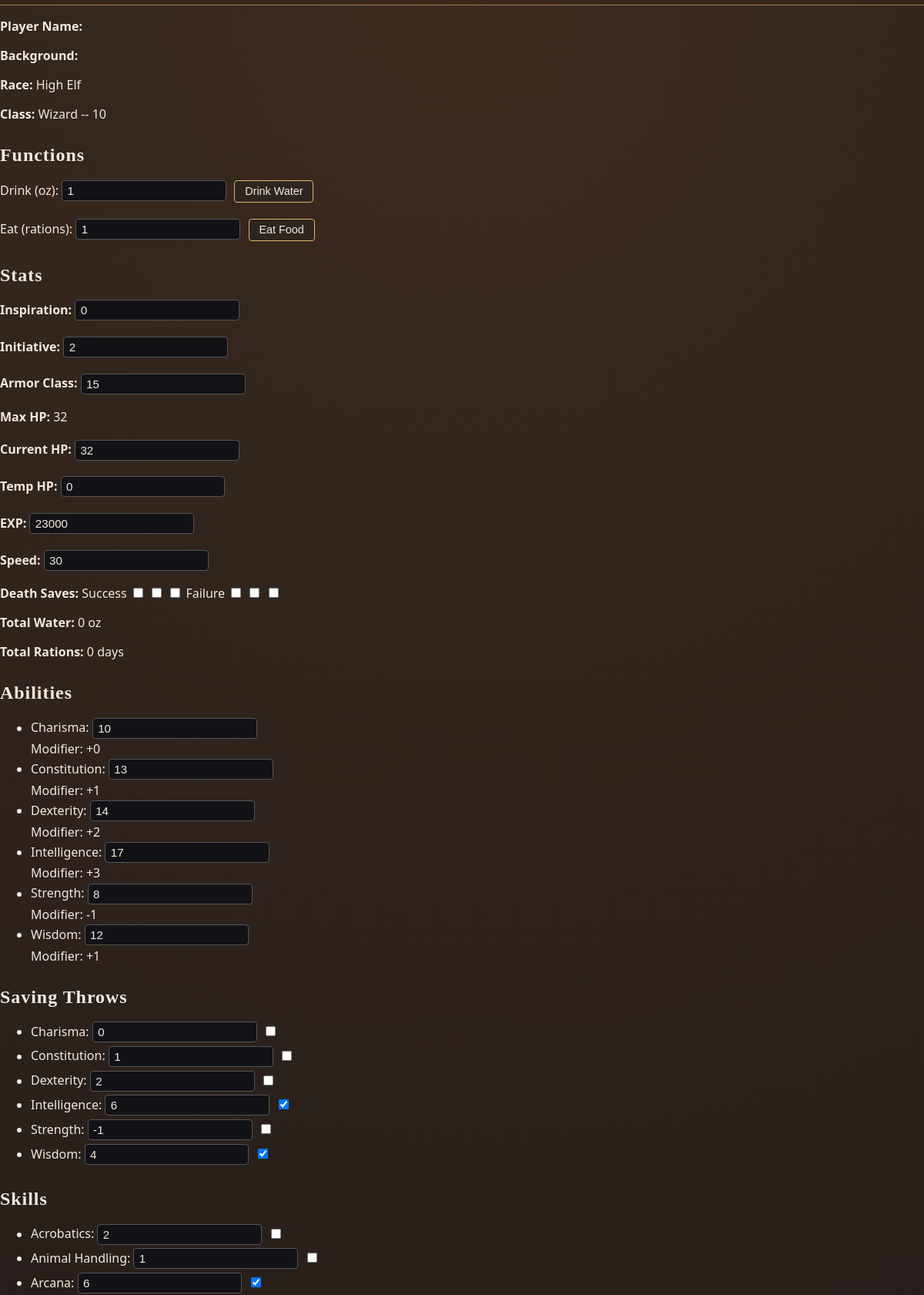
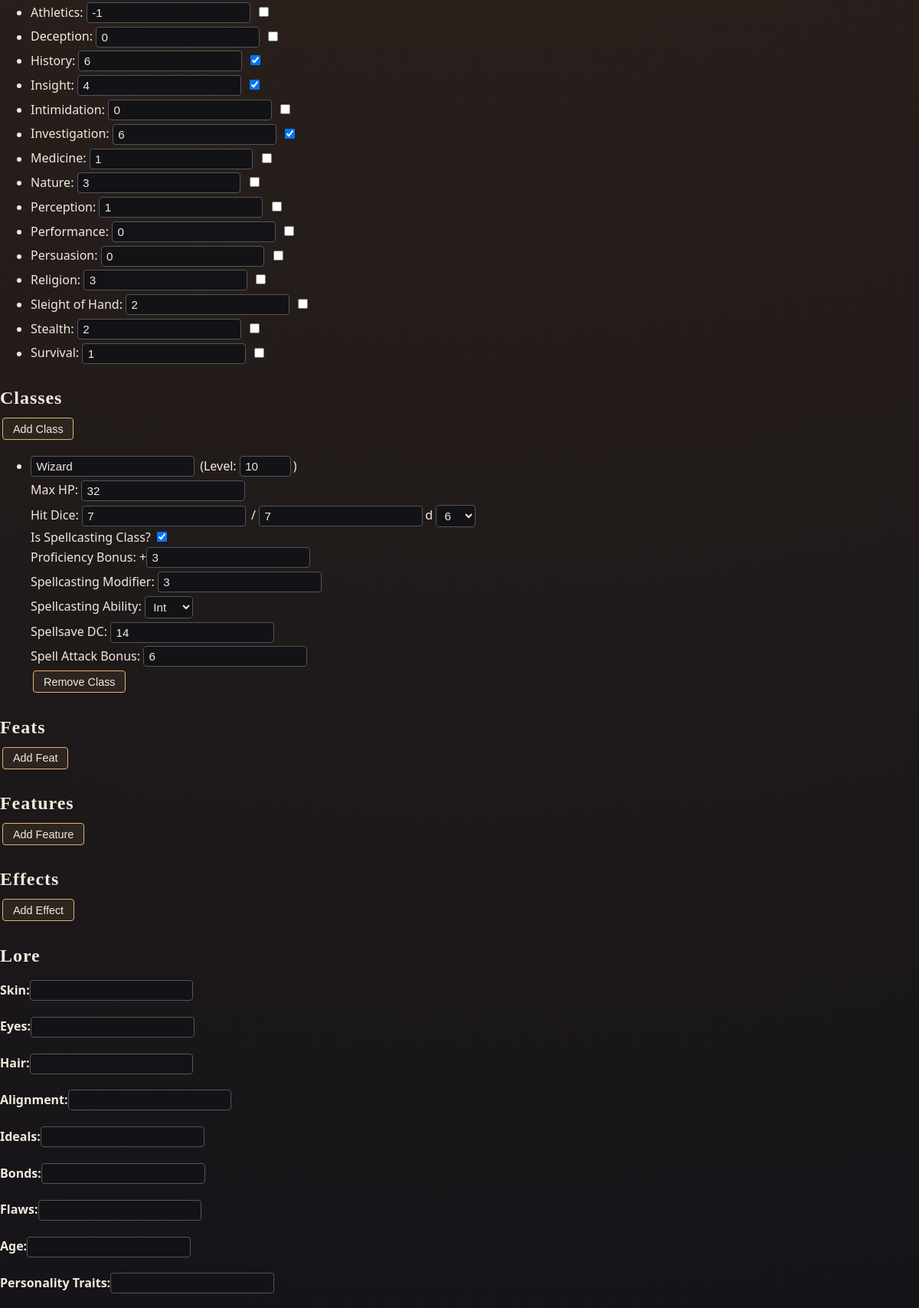
/character/2 (upper part), run on the app's committed database (2 pictures, top to bottom).
### tables this page shows
CREATE TABLE Race(
characterid INTEGER REFERENCES Character(characterid),
name TEXT,
speed INTEGER NOT NULL CHECK(speed >= 0),
PRIMARY KEY(characterid, name)
);

CREATE TABLE Class(
characterid INTEGER REFERENCES Character(characterid),
name TEXT,
proficiencybonus INTEGER NOT NULL CHECK(proficiencybonus >= 0),
totalhitdice INTEGER NOT NULL CHECK(totalhitdice >= 0),
currenthitdice INTEGER CHECK(currenthitdice >= 0) DEFAULT 0,
typeofhitdice INTEGER NOT NULL DEFAULt 6 CHECK(typeofhitdice IN (6, 8, 10, 12)),
maxhitpoints INTEGER NOT NULL CHECK(maxhitpoints >= 0),
classlevel INTEGER NOT NULL CHECK(classlevel >= 0),
isSpellCastingClass INTEGER NOT NULL CHECK(isSpellCastingClass IN (0, 1)) DEFAULT 0,
spellcastingability TEXT NOT NULL CHECK(spellcastingability IN ('Str', 'Dex', 'Con', 'Int', 'Wis', 'Cha')) DEFAULT 'Int',
spellcastingmodifier INTEGER NOT NULL CHECK(spellcastingmodifier >= 0),
PRIMARY KEY(characterid, name)
);

CREATE TABLE Stats(
characterid INTEGER REFERENCES Character(characterid),
id INTEGER PRIMARY KEY AUTOINCREMENT,
inspiration INTEGER CHECK(inspiration >= 0) DEFAULT 0,
currenthitpoints INTEGER DEFAULT 0,
temporaryhitpoints INTEGER CHECK(temporaryhitpoints >= 0) DEFAULT 0,
exp INTEGER CHECK(exp >= 0) DEFAULT 0,
deathsuccesses INTEGER CHECK(deathsuccesses >= 0 AND deathsuccesses <= 3) DEFAULT 0,
deathfailures INTEGER CHECK(deathfailures >= 0 AND deathfailures <= 3) DEFAULT 0,
totalspellslotslevel1 INTEGER NOT NULL CHECK(totalspellslotslevel1 >= 0) DEFAULT 0,
totalspellslotslevel2 INTEGER NOT NULL CHECK(totalspellslotslevel2 >= 0) DEFAULT 0,
totalspellslotslevel3 INTEGER NOT NULL CHECK(totalspellslotslevel3 >= 0) DEFAULT 0,
totalspellslotslevel4 INTEGER NOT NULL CHECK(totalspellslotslevel4 >= 0) DEFAULT 0,
totalspellslotslevel5 INTEGER NOT NULL CHECK(totalspellslotslevel5 >= 0) DEFAULT 0,
totalspellslotslevel6 INTEGER NOT NULL CHECK(totalspellslotslevel6 >= 0) DEFAULT 0,
totalspellslotslevel7 INTEGER NOT NULL CHECK(totalspellslotslevel7 >= 0) DEFAULT 0,
totalspellslotslevel8 INTEGER NOT NULL CHECK(totalspellslotslevel8 >= 0) DEFAULT 0,
totalspellslotslevel9 INTEGER NOT NULL CHECK(totalspellslotslevel9 >= 0) DEFAULT 0,
usedspellslotslevel1 INTEGER NOT NULL CHECK(usedspellslotslevel1 >= 0 AND usedspellslotslevel1 <= totalspellslotslevel1) DEFAULT 0,
usedspellslotslevel2 INTEGER NOT NULL CHECK(usedspellslotslevel2 >= 0 AND usedspellslotslevel2 <= totalspellslotslevel2) DEFAULT 0,
usedspellslotslevel3 INTEGER NOT NULL CHECK(usedspellslotslevel3 >= 0 AND usedspellslotslevel3 <= totalspellslotslevel3) DEFAULT 0,
usedspellslotslevel4 INTEGER NOT NULL CHECK(usedspellslotslevel4 >= 0 AND usedspellslotslevel4 <= totalspellslotslevel4) DEFAULT 0,
usedspellslotslevel5 INTEGER NOT NULL CHECK(usedspellslotslevel5 >= 0 AND usedspellslotslevel5 <= totalspellslotslevel5) DEFAULT 0,
usedspellslotslevel6 INTEGER NOT NULL CHECK(usedspellslotslevel6 >= 0 AND usedspellslotslevel6 <= totalspellslotslevel6) DEFAULT 0,
usedspellslotslevel7 INTEGER NOT NULL CHECK(usedspellslotslevel7 >= 0 AND usedspellslotslevel7 <= totalspellslotslevel7) DEFAULT 0,
usedspellslotslevel8 INTEGER NOT NULL CHECK(usedspellslotslevel8 >= 0 AND usedspellslotslevel8 <= totalspellslotslevel8) DEFAULT 0,
usedspellslotslevel9 INTEGER NOT NULL CHECK(usedspellslotslevel9 >= 0 AND usedspellslotslevel9 <= totalspellslotslevel9) DEFAULT 0,
armorclass INTEGER NOT NULL DEFAULT 0
);

CREATE TABLE Ability(
characterid INTEGER REFERENCES Character(characterid),
name TEXT,
score INTEGER NOT NULL,
PRIMARY KEY(characterid, name)
);

CREATE TABLE SavingThrow(
characterid INTEGER REFERENCES Character(characterid),
name TEXT,
proficient INTEGER NOT NULL CHECK(proficient IN (0, 1)) DEFAULT 0,
score INTEGER NOT NULL,
PRIMARY KEY(characterid, name)
);

CREATE TABLE Skill(
characterid INTEGER REFERENCES Character(characterid),
name TEXT,
score INTEGER NOT NULL,
proficient INTEGER NOT NULL CHECK(proficient IN (0, 1)) DEFAULT 0,
PRIMARY KEY(characterid, name)
);

### MyFlask.py (the view)
@app.route("/character/<int:cid>") #character editing page
def character(cid):
    conn = sqlite3.connect("DnDCharacterManager.db")
    cursor = conn.cursor()
    user_id = session.get("userid")
    cursor.execute("SELECT * FROM Character WHERE characterid = ? AND userid = ?", (cid, user_id,))
    character = cursor.fetchone()
    cursor.execute("SELECT * FROM Character WHERE ownerid = ? AND userid = ?", (cid, user_id,))
    companions = cursor.fetchall()
    cursor.execute("SELECT * FROM Stats WHERE characterid = ?", (cid,))
    stats = cursor.fetchone()
    cursor.execute("SELECT * FROM Skill WHERE characterid = ?", (cid,))
    skills = cursor.fetchall()
    cursor.execute("SELECT * FROM Class WHERE characterid = ?", (cid,))
    classes = cursor.fetchall()
    cursor.execute("SELECT * FROM Race WHERE characterid = ?", (cid,))
    race = cursor.fetchone()
    cursor.execute("SELECT * FROM SavingThrow WHERE characterid = ?", (cid,))
    savingthrows = cursor.fetchall()
    cursor.execute("SELECT * FROM Ability WHERE characterid = ?", (cid,))
    abilities = cursor.fetchall()
    cursor.execute("SELECT * FROM Feat WHERE characterid = ?", (cid,))
    feats = cursor.fetchall()
    cursor.execute("SELECT * FROM Features WHERE characterid = ?", (cid,))
    features = cursor.fetchall()
    cursor.execute("SELECT * From Effects WHERE characterid = ?", (cid,))
    effects = cursor.fetchall()
    cursor.execute("SELECT * FROM Lore WHERE characterid = ?", (cid,))
    lore = cursor.fetchone()
    cursor.execute("SELECT * FROM Item WHERE characterid = ?", (cid,))
    items = cursor.fetchall()
    cursor.execute("SELECT w.*, i.name, i.description FROM WaterContainer w JOIN Item i ON w.itemid = i.itemid WHERE w.characterid = ?", (cid,))
    containers = cursor.fetchall()
    total_water = sum(w[2] for w in containers)
    cursor.execute("SELECT s.*, i.name, i.description FROM SiegeEquipment s JOIN Item i ON s.itemid = i.itemid WHERE s.characterid = ?", (cid,))
    siegeequipments = cursor.fetchall()
    cursor.execute("SELECT p.*, i.name, i.description FROM Poison p JOIN Item i ON p.itemid = i.itemid WHERE p.characterid = ?", (cid,))
    poisons = cursor.fetchall()
    cursor.execute("SELECT a.*, i.name, i.description FROM AdventuringGear a JOIN Item i ON a.itemid = i.itemid WHERE a.characterid = ?", (cid,))
    adventuringgears = cursor.fetchall()
    cursor.execute("SELECT w.*, i.name, i.description FROM Weapon w JOIN Item i ON w.itemid = i.itemid WHERE w.characterid = ?", (cid,))
    weapons = cursor.fetchall()
    cursor.execute("SELECT a.*, i.name, i.description FROM ArmorShield a JOIN Item i ON a.itemid = i.itemid WHERE a.characterid = ?", (cid,))
    armorshields = cursor.fetchall()
    cursor.execute("SELECT s.*, i.name, i.description FROM Spell s JOIN Item i ON s.itemid = i.itemid WHERE s.characterid = ?", (cid,))
    spells = cursor.fetchall()
    cursor.execute("SELECT e.*, i.name, i.description FROM Explosive e JOIN Item i ON e.itemid = i.itemid WHERE e.characterid = ?", (cid,))
    explosives = cursor.fetchall()
    cursor.execute("SELECT t.*, i.name, i.description FROM Tool t JOIN Item i ON t.itemid = i.itemid WHERE t.characterid = ?", (cid,))
    tools = cursor.fetchall()
    cursor.execute("SELECT t.*, i.name, i.description FROM Trinket t JOIN Item i ON t.itemid = i.itemid WHERE t.characterid = ?", (cid,))
    trinkets = cursor.fetchall()
    cursor.execute("SELECT f.*, i.name, i.description FROM Firearm f JOIN Item i ON f.itemid = i.itemid WHERE f.characterid = ?", (cid,))
    firearms = cursor.fetchall()
    cursor.execute("SELECT o.*, i.name, i.description FROM Other o JOIN Item i ON o.itemid = i.itemid WHERE o.characterid = ?", (cid,))
    others = cursor.fetchall()
    cursor.execute("SELECT w.*, i.name, i.description FROM Wondrous w JOIN Item i ON w.itemid = i.itemid WHERE w.characterid = ?", (cid,))
    wondrous = cursor.fetchall()
    cursor.execute("SELECT r.*, i.name, i.description FROM Ration r JOIN Item i ON r.itemid = i.itemid WHERE r.characterid = ?", (cid,))
    rations = cursor.fetchall()
    total_rations = sum(r[2] for r in rations)
    conn.close()
    print(character, companions, stats, skills, classes, race, savingthrows, abilities, feats, features, effects, lore, items, containers, siegeequipments, poisons, adventuringgears, weapons, armorshields, spells, explosives, tools, trinkets, firearms, others, wondrous, rations)
    return render_template("character.html", character=character, companions=companions, stats=stats, skills=skills, classes=classes, race=race, savingthrows=savingthrows, abilities=abilities, feats=feats, features=features, effects=effects, lore=lore, items=items, containers=containers, siegeequipments=siegeequipments, poisons=poisons, adventuringgears=adventuringgears, weapons=weapons, armorshields=armorshields, spells=spells, explosives=explosives, tools=tools, trinkets=trinkets, firearms=firearms, others=others, wondrous=wondrous, rations=rations, total_water=total_water, total_rations=total_rations)

### templates/character.html (shortened to what this page needs)
<!DOCTYPE html>
<html lang="en">
<head>
    <link rel="stylesheet" href="{{ url_for('static', filename='css/charactercreation.css') }}">
</head>
<body data-character-id="{{ character[0] }}">
    <h1>{{ character[4] }}</h1>
    <div>
        <p><strong>Player Name:</strong> {{ character[5] }}</p>
        <p><strong>Background:</strong> {{ character[2] }}</p>
        <p><strong>Race: </strong> {{ race[1] }}</p>
        {% for c in classes %}
            <p><strong>Class: </strong> {{ c[1] }} -- {{ c[7] }}</p>
        {% endfor %}
    </div>
    <h2>Functions</h2>
    <div>
        <p>
            <label>
                Drink (oz):
                <input type="number" id="drinkWaterAmount" min="1" value="1">
            </label>
            <button type="button" id="drinkWaterButton">Drink Water</button>
        </p>
        <p>
            <label>
                Eat (rations):
                <input type="number" id="eatRationAmount" min="1" value="1">
            </label>
            <button type="button" id="eatRationButton">Eat Food</button>
        </p>
    </div>
    <h2>Stats</h2>
    <div>
        <p><strong>Inspiration:</strong> <input type="number" id="statsInspiration" value="{{ stats[2] }}" min="0"></p>
        <p><strong>Initiative:</strong> <input type="number" id="initiativeInput" value="0"></p>
        <p><strong>Armor Class:</strong> <input type="number" id="statsAC" value="{{ stats[26] }}"></p>
        {% set total_hp = classes | sum(attribute=6) %}
        <p><strong>Max HP: </strong><span id="totalMaxHpInput">{{ total_hp }}</span></p>
        <p><strong>Current HP:</strong> <input type="number" id="statsCurrentHP" value="{{ stats[3] }}" min="0"></p>
        <p><strong>Temp HP:</strong> <input type="number" id="statsTempHP" value="{{ stats[4] }}" min="0"></p>
        <p><strong>EXP:</strong> <input type="number" id="statsExp" value="{{ stats[5] }}" min="0"></p>
        <p><strong>Speed:</strong> <input type="number" value="{{race[2]}}" min="0"></p>
        <p><strong>Death Saves:</strong>
            Success
            <input type="checkbox" class="death-success" data-index="1" {% if stats[6] >= 1 %}checked{% endif %}>
            <input type="checkbox" class="death-success" data-index="2" {% if stats[6] >= 2 %}checked{% endif %}>
            <input type="checkbox" class="death-success" data-index="3" {% if stats[6] == 3 %}checked{% endif %}>
            Failure
            <input type="checkbox" class="death-failure" data-index="1" {% if stats[7] >= 1 %}checked{% endif %}>
            <input type="checkbox" class="death-failure" data-index="2" {% if stats[7] >= 2 %}checked{% endif %}>
            <input type="checkbox" class="death-failure" data-index="3" {% if stats[7] == 3 %}checked{% endif %}>
        </p>
        <p><strong>Total Water:</strong> <span id="totalWaterValue">{{ total_water }}</span> oz</p>
        <p><strong>Total Rations:</strong> <span id="totalRationsValue">{{ total_rations }}</span> {% if total_rations == 1 %} day {% else %} days {% endif %}</p>
    </div>
    <h2>Abilities</h2>
    <div>
        <ul>
            {% for ability in abilities %}
                <li class="ability-row" data-ability-name="{{ ability[1] }}">
                    {{ ability[1] }}: <input type="number" class="ability-score" value="{{ ability[2] }}" placeholder="{{ ability[2] }}" min="1"><br>
                    Modifier: <span class="ability-mod">{{ (ability[2] - 10) // 2 }}</span>
                </li>
            {% endfor %}
        </ul>
    </div>
    <h2>Saving Throws</h2>
    <div>
        <ul>
            {% for st in savingthrows %}
                <li>{{ st[1] }}: <input type="number" class="saving-score" data-name="{{ st[1] }}" value="{{ st[3] }}"> <input type="checkbox" class="saving-prof" data-name="{{ st[1] }}" {% if st[2] == 1 %}checked{% endif %}></li>
            {% endfor %}
        </ul>
    </div>
    <h2>Skills</h2>
    <div>
        <ul>
            {% for s in skills %}
                <li>
                    {{ s[1] }}: <input type="number" class="skill-score" data-name="{{ s[1] }}" value="{{ s[2] }}">  <input type="checkbox" class="skill-prof" data-name="{{ s[1] }}" {% if s[3] == 1 %}checked{% endif %}>
                </li>
            {% endfor %}
        </ul>
    </div>
    <h2>Classes</h2>
    <div>
        <button type="button" id="addClassButton">Add Class</button>
        <ul id="classList">
            {% for c in classes %}
                <li class="spellcasting-class" data-original-name="{{ c[1] }}">
                    <strong><input type="text" class="class-name" value="{{ c[1] }}"></strong>
                    (Level: <input type="number" class="class-level" value="{{ c[7] }}" min="0" max="20">)<br>
                    Max HP: <input type="number" class="class-maxhp" value="{{ c[6] }}" min="0"><br>
                    Hit Dice: <input type="number" class="class-currenthd" value="{{ c[4] }}" min="0"> /
                    <input type="number" class="class-totalhd" value="{{ c[3] }}" min="0">d
                    <select class="class-die-size">
                        {% for size in [6,8,10,12] %}
                            <option value="{{ size }}" {% if size == c[6] %}selected{% endif %}>{{ size }}</option>
                        {% endfor %}
                    </select><br>
                    Is Spellcasting Class?
                    <input type="checkbox"
                        class="class-is-spellcasting"
                        {% if c[8] == 1 %}checked{% endif %}><br>
                    Proficiency Bonus:
                    +<input type="number" class="class-prof-bonus" value="{{ c[2] }}" min="0"><br>
                    Spellcasting Modifier:
                    <input type="number" class="spellcasting-mod" value="{{ c[10] }}"><br>
                    Spellcasting Ability:
                    <select class="class-spell-ability">
                        <option value="Int" {% if c[9] == 'Int' %}selected{% endif %}>Int</option>
                    </select><br>
                    Spellsave DC:
                    <input type="number" class="spellsave-dc" readonly><br>
                    Spell Attack Bonus:
                    <input type="number" class="spell-attack-bonus" readonly><br>
                </li>
            {% endfor %}
        </ul>
    </div>
    <h2>Feats</h2>
    <div>
        <button type="button" id="addFeatButton">Add Feat</button>
    </div>
    <h2>Features</h2>
    <div>
        <button type="button" id="addFeatureButton">Add Feature</button>
    </div>
    <h2>Effects</h2>
    <div>
        <button type="button" id="addEffectButton">Add Effect</button>
    </div>
    <h2>Lore</h2>
    <div>
        <p><strong>Skin:</strong><input type='text' id="loreSkin" value='{{ lore[2] }}'></p>
        <p><strong>Eyes:</strong><input type='text' id="loreEyes" value='{{ lore[3] }}'></p>
        <p><strong>Hair:</strong><input type="text" id="loreHair" value="{{ lore[14] }}"></p>
        <p><strong>Alignment:</strong><input type="text" id="loreAlignment" value="{{ lore[15] }}"></p>
        <p><strong>Ideals:</strong><input type='text' id="loreIdeals" value='{{ lore[4] }}'></p>
        <p><strong>Bonds:</strong><input type='text' id="loreBonds" value='{{ lore[5] }}'></p>
        <p><strong>Flaws:</strong><input type='text' id="loreFlaws" value='{{ lore[6] }}'></p>
        <p><strong>Age:</strong><input type='text' id="loreAge" value='{{ lore[7] }}'></p>
        <p><strong>Personality Traits:</strong><input type='text' id="loreTraits" value='{{ lore[8] }}'></p>
    </div>
</body>
</html>

### data on the page
Race: name "High Elf", speed "30"
Class: name "Wizard", classlevel "10", maxhitpoints "32", currenthitdice "7", totalhitdice "7", isSpellCastingClass "☑", proficiencybonus "3", spellcastingmodifier "3", spellcastingability "Int"
Stats: inspiration "0", armorclass "15", currenthitpoints "32", temporaryhitpoints "0", exp "23000"
Ability: name "Charisma", score "10", (ability[2]-10)//2 "+0"
Ability: name "Constitution", score "13", (ability[2]-10)//2 "+1"
Ability: name "Dexterity", score "14", (ability[2]-10)//2 "+2"
Ability: name "Intelligence", score "17", (ability[2]-10)//2 "+3"
Ability: name "Strength", score "8", (ability[2]-10)//2 "-1"
Ability: name "Wisdom", score "12", (ability[2]-10)//2 "+1"
SavingThrow: name "Charisma", score "0"
SavingThrow: name "Constitution", score "1"
SavingThrow: name "Dexterity", score "2"
SavingThrow: name "Intelligence", score "6", proficient "☑"
SavingThrow: name "Strength", score "-1"
SavingThrow: name "Wisdom", score "4", proficient "☑"
Skill: name "Acrobatics", score "2"
Skill: name "Animal Handling", score "1"
Skill: name "Arcana", score "6", proficient "☑"
Skill: name "Athletics", score "-1"
Skill: name "Deception", score "0"
Skill: name "History", score "6", proficient "☑"
Skill: name "Insight", score "4", proficient "☑"
Skill: name "Intimidation", score "0"
Skill: name "Investigation", score "6", proficient "☑"
Skill: name "Medicine", score "1"
Skill: name "Nature", score "3"
Skill: name "Perception", score "1"
Skill: name "Performance", score "0"
Skill: name "Persuasion", score "0"
Skill: name "Religion", score "3"
Skill: name "Sleight of Hand", score "2"
Skill: name "Stealth", score "2"
Skill: name "Survival", score "1"

### other printed values
{{ total_hp }} "32"
{{ total_water }} "0"
{{ total_rations }} "0"
form field value "6"
